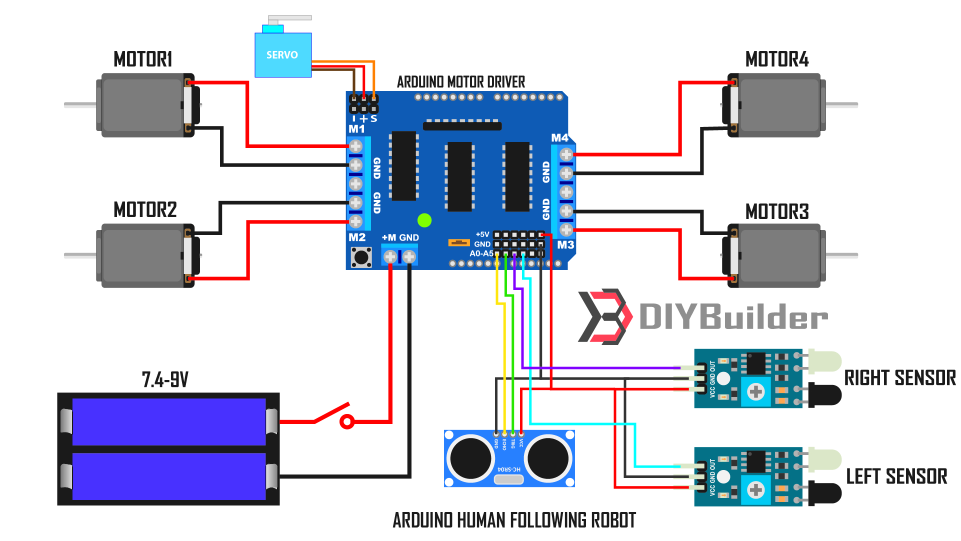
#> input picture Ref/ARDUINO FOLLOWING CAR SENSOR.jpg, 1922 x 1082 px, given in place of the camera (shown at 1/2 size)
$ python main.py
#> lines starting #> are read from the running program, lines starting #| are printed output that depends on the picture; after the words box and inside, x2 and y2 are one past the last pixel; in counts of white or black regions, pixels touching at a corner belong together
#> further down, img is the input picture: shape (1082, 1922, 3); mean B, G, R 223.1, 210.3, 206.4
### models.py
import cv2
import numpy as np
import imutils


def hough_circle(img):
    def dist(x1, y1, x2, y2):
        return (x1 - x2) ** 2 * +(y1 - y2) ** 2

    prev_circle = None
    gray = cv2.cvtColor(img, cv2.COLOR_BGR2GRAY)
    blur2 = cv2.medianBlur(gray, 5)
    rows = gray.shape[0]
    circles = cv2.HoughCircles(blur2, cv2.HOUGH_GRADIENT, 1,
                               minDist=rows / 8, param1=210, param2=37, minRadius=20, maxRadius=150)
    print(circles)
    if circles is not None:
        circles = np.uint16(np.around(circles))
        chosen = None
        for i in circles[0, :]:
            if chosen is None:
                chosen = i
            if prev_circle is not None:
                if dist(chosen[0], chosen[1], prev_circle[0], prev_circle[1]) <= dist(i[0], i[1], prev_circle[0],
                                                                                      prev_circle[1]):
                    chosen = i
            cv2.circle(img, (chosen[0], chosen[1]), 1, (0, 100, 100), 3)
            cv2.circle(img, (chosen[0], chosen[1]), chosen[2], (0, 0, 255), 3)
            prev_circle = chosen


def hsv_contour(img, lower_red, upper_red, r_threshold):
#> called with lower_red = array of shape (3,), upper_red = array of shape (3,), r_threshold = 30
    blurred = cv2.GaussianBlur(img, (11, 11), 0)
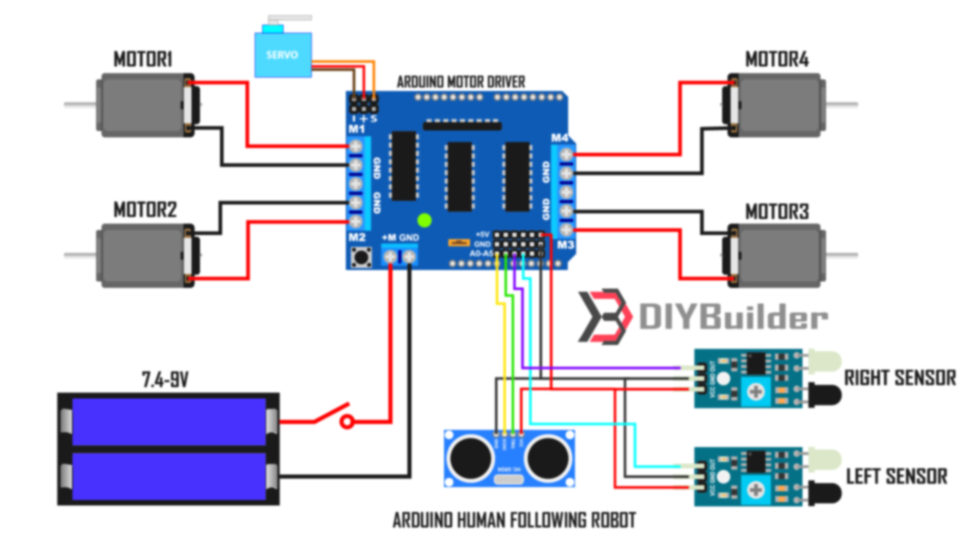
#> blurred: shape (1082, 1922, 3) (shown at 1/2 size); mean B, G, R 223.1, 210.3, 206.4
    hsv = cv2.cvtColor(blurred, cv2.COLOR_BGR2HSV)
#> hsv: shape (1082, 1922, 3); mean H, S, V 18.3, 31, 227
    mask_red = cv2.inRange(hsv, lower_red, upper_red)
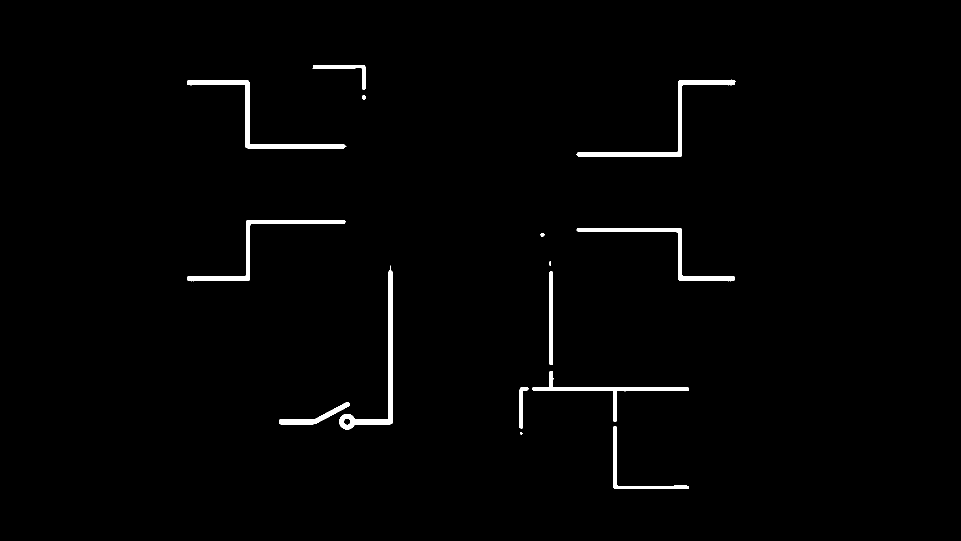
#> mask_red: shape (1082, 1922) (shown at 1/2 size); 1.3% white; 15 white regions (1 under 20 px), largest, box (x1, y1, x2, y2) and area: (679, 531, 786, 859) 4402, (374, 160, 693, 297) 3889, (1153, 159, 1471, 313) 3717
    mask_red = cv2.erode(mask_red, None, iterations=2)
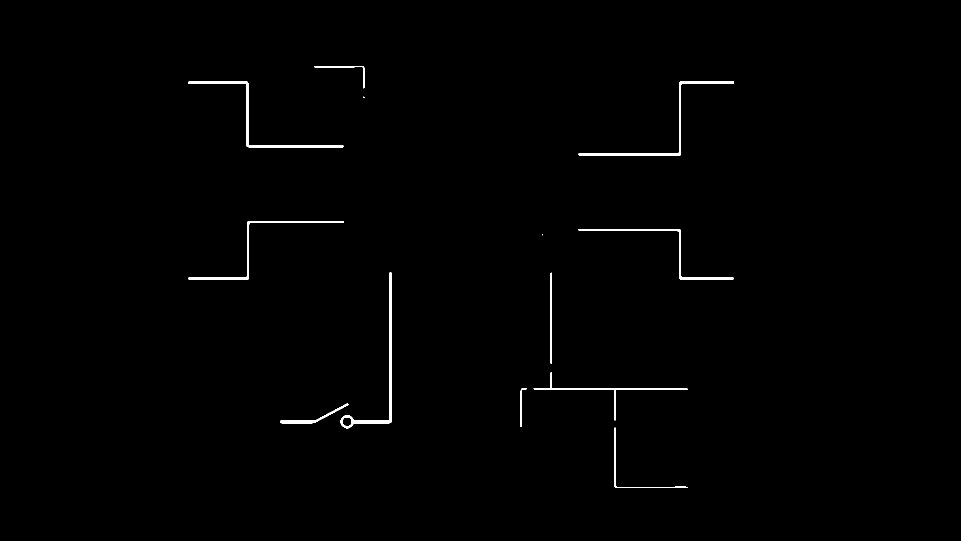
#> mask_red: shape (1082, 1922) (shown at 1/2 size); 0.64% white; 13 white regions (2 under 20 px), largest, box (x1, y1, x2, y2) and area: (681, 544, 784, 857) 2542, (376, 162, 688, 295) 2082, (1157, 162, 1468, 311) 1845
    mask_red = cv2.dilate(mask_red, None, iterations=2)
#> mask_red: shape (1082, 1922); 1.3% white; 13 white regions
    cnts_red = cv2.findContours(mask_red, cv2.RETR_EXTERNAL, cv2.CHAIN_APPROX_SIMPLE)
#> cnts_red = 13 contours; largest, box (x1, y1, x2, y2) and area: (679, 542, 786, 859) 4094, (374, 160, 690, 297) 3438, (1155, 160, 1470, 313) 3244, (375, 440, 689, 562) 3016, (1155, 456, 1470, 562) 2908
    cnts_red = imutils.grab_contours(cnts_red)
    if len(cnts_red) > 0:
        cnt_max = max(cnts_red, key=cv2.contourArea)
#> cnt_max = contour of 48 points, box (x1, y1, x2, y2) (679, 542, 786, 859), area 4094
        # print(cnt_max)
        # print("-------------------")
        ((x, y), r) = cv2.minEnclosingCircle(cnt_max)
#> x = 736.5; y = 700; r = 164.7
        if r > r_threshold:
            cv2.circle(img, (int(x), int(y)), int(r), (255, 0, 0), 2)
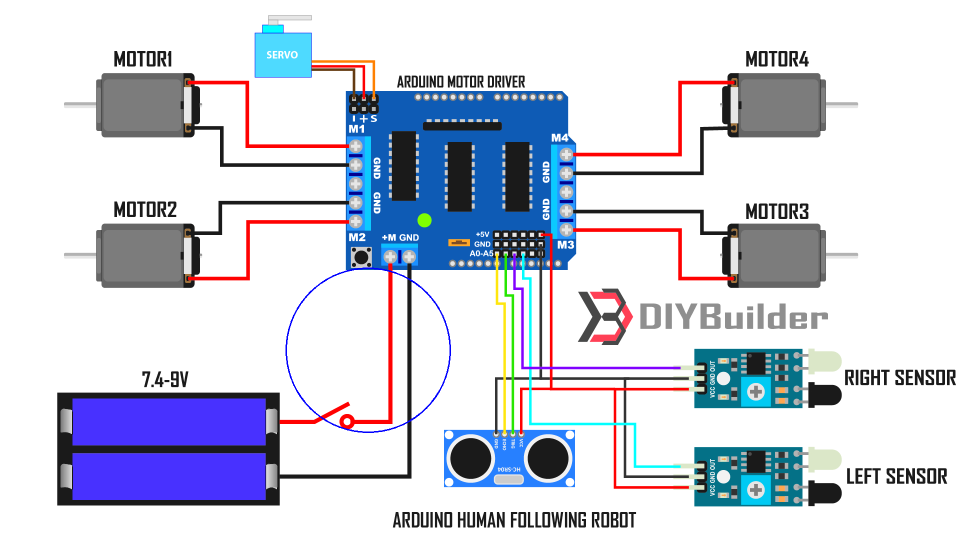
#> img: shape (1082, 1922, 3) (shown at 1/2 size); 0.15% of pixels changed, all inside (x1, y1, x2, y2) = (571, 535, 902, 866)
            cv2.circle(img, (int(x), int(y)), 1, (0, 255, 0), 2)
#> img: shape (1082, 1922, 3); under 0.01% of pixels changed, all inside (x1, y1, x2, y2) = (734, 698, 739, 703)

### main.py
# 1. import library for computer vision
import cv2
import numpy as np
import imutils
import time
from models import hsv_contour, hough_circle
# ============================


# 2. define variable/const
# lower_red = np.array([0,161,108]) # my ball color
# upper_red = np.array([15,255,255]) # my ball color
lower_red = np.array([0, 100, 100])  # recommend red
upper_red = np.array([7, 255, 255])  # recommend red
# #green color
# lower_green = np.array([40,70,80])
# upper_green = np.array([70,255,255])
#
# #blue color
# lower_blue = np.array([90,60,0])
# upper_blue = np.array([121,255,255])
area_threshold = 100  # arg for an accurate detection
r_threshold = 30

# ==============================


# 3. webcam setup
cap = cv2.VideoCapture(0)
cap.set(3, 720)  # width
cap.set(4, 1080)  # height
cap.set(10, 100)  # brightness
time.sleep(2)  # time for camera warnup
# =================================

# loop for frame processing
while True:
    success, img = cap.read()
    hsv_contour(img, lower_red, upper_red, r_threshold)
    hough_circle(img)
#> in hough_circle, `gray = cv2.cvtColor(img, cv2.COLOR_BGR2GRAY)`:
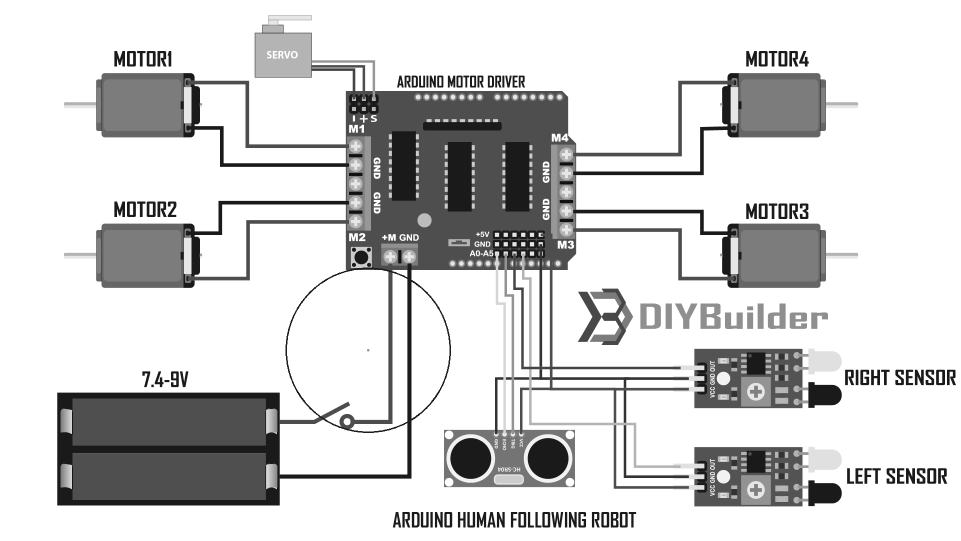
#> gray: shape (1082, 1922) (shown at 1/2 size); min 0, max 255, mean 210.3
#> in hough_circle, `circles = cv2.HoughCircles(blur2, cv2.HOUGH_GRADIENT, 1, minDist=rows ..`: circles = [[1095.5, 916.5, 48.9], [941.5, 916.5, 49.1], [1149.5, 626.5, 143.9], [919.5, 562.5, 143.9], [1037.5, 410.5, 114.2], [1488.5, 797.5, 100.8], [1402.5, 642.5, 82.9], [790.5, 166.5, 80.9], [1662.5, 789.5, 21], [958.5, 158.5, 42.4], [1021.5, 1031.5, 62.9], [711.5, 391.5, 29.7]]
#| [[[1095.5  916.5   48.9]
#|   [ 941.5  916.5   49.1]
#|   [1149.5  626.5  143.9]
#|   [ 919.5  562.5  143.9]
#|   [1037.5  410.5  114.2]
#|   [1488.5  797.5  100.8]
#|   [1402.5  642.5   82.9]
#|   [ 790.5  166.5   80.9]
#|   [1662.5  789.5   21. ]
#|   [ 958.5  158.5   42.4]
#|   [1021.5 1031.5   62.9]
#|   [ 711.5  391.5   29.7]]]
#> in hough_circle, `circles = np.uint16(np.around(circles))`: circles = [[1096, 916, 49], [942, 916, 49], [1150, 626, 144], [920, 562, 144], [1038, 410, 114], [1488, 798, 101], [1402, 642, 83], [790, 166, 81], [1662, 790, 21], [958, 158, 42], [1022, 1032, 63], [712, 392, 30]]
#> the loop in hough_circle, `for i in circles[0, :]:` made 12 passes
#> (i, prev_circle) on passes 4, 5, 7, 8, 10, 12: ([920, 562, 144], [1150, 626, 144]), ([1038, 410, 114], [1150, 626, 144]), ([1402, 642, 83], [1488, 798, 101]), ([790, 166, 81], [1488, 798, 101]), ([958, 158, 42], [1662, 790, 21]), ([712, 392, 30], [1022, 1032, 63])
#> after the loop in hough_circle, `for i in circles[0, :]:`:
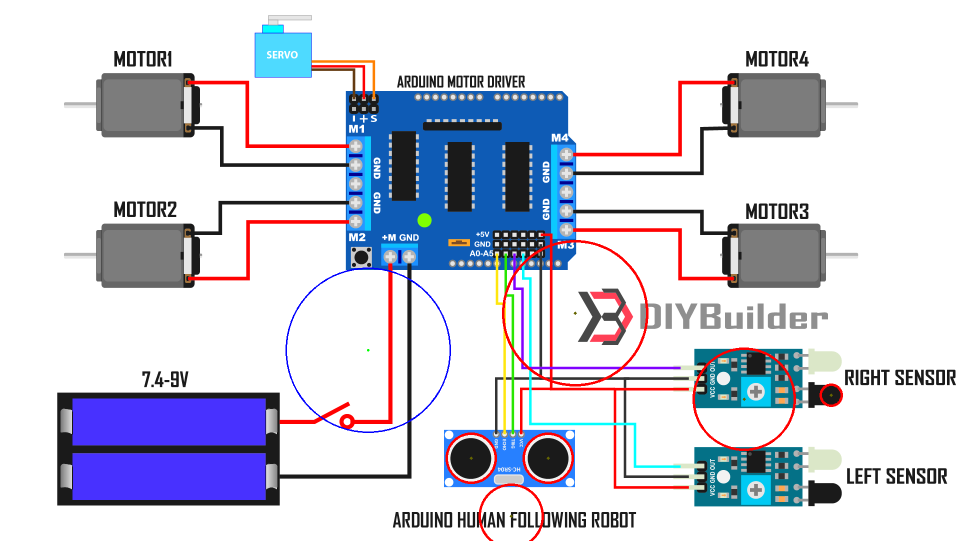
#> img: shape (1082, 1922, 3) (shown at 1/2 size); mean B, G, R 221.8, 208.8, 206.6
    cv2.imshow("Result", img)
    if cv2.waitKey(1) & 0xFF == ord('q'):  # press q to quit
#> (key q is pressed here)
        break


# end
print("the end")
